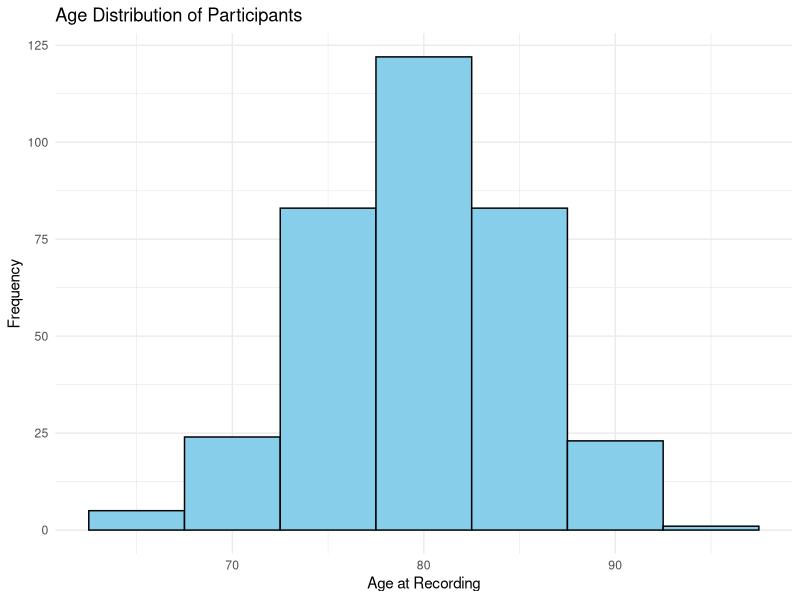
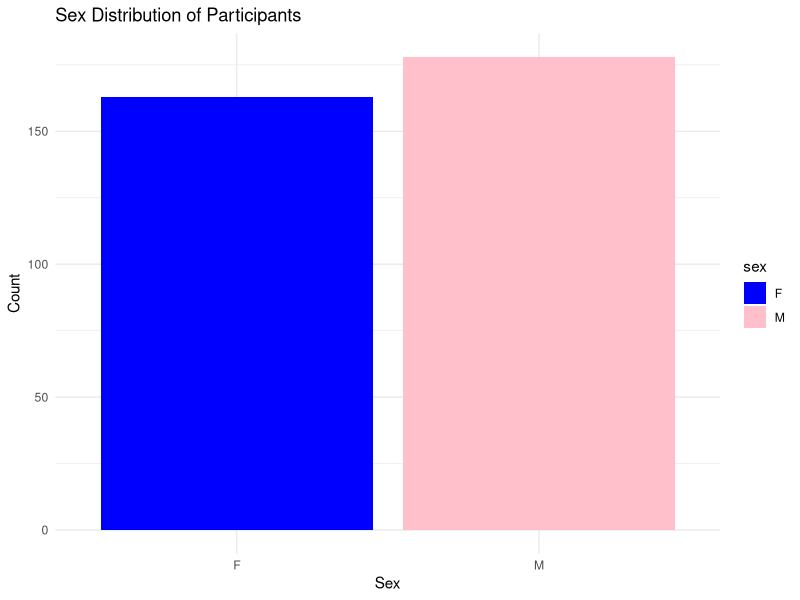
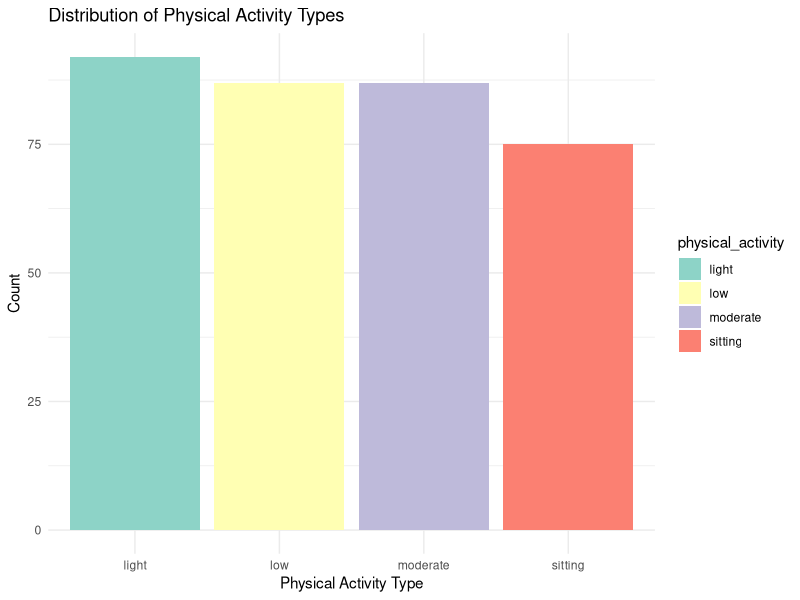
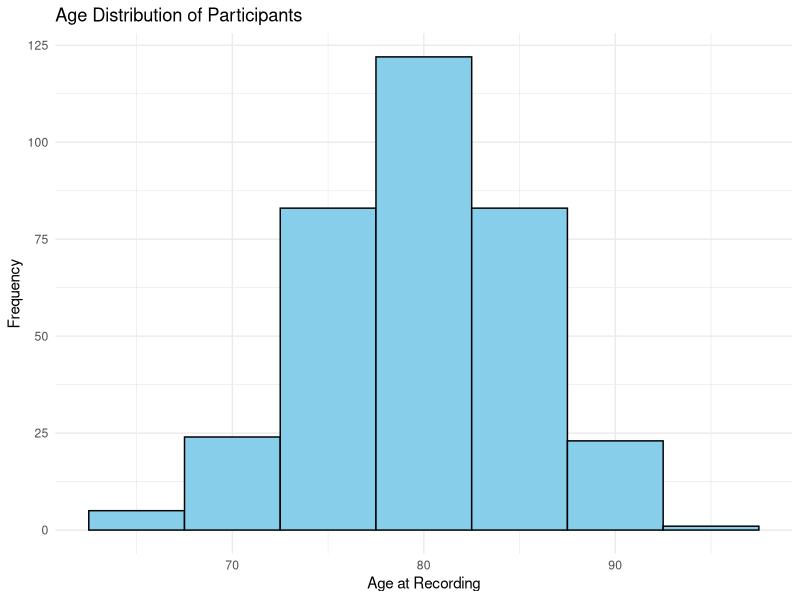

The R script that drew these images, in order: (Note: this script raises an error after producing the figures.)
## ---- chunk 1
knitr::opts_chunk$set(echo = TRUE, warning = FALSE, message = FALSE)
## ---- chunk 2
library(tidyverse)

#load data
carehome_data <- read.csv("carehomedata_assessment2024.csv")
head(carehome_data)

demographic_summary <- carehome_data %>%
  select(participant_id, sex, age_at_recording, BMI, carehome_id) %>%
  summary()

# # Print the summary table
# print(demographic_summary)

# Print the summary table
knitr::kable(demographic_summary, caption = "Summary of Demographic and Baseline Characteristics")

# Age Distribution Graph
ggplot(carehome_data, aes(x = age_at_recording)) +
  geom_histogram(binwidth = 5, fill = "skyblue", color = "black") +
  labs(title = "Age Distribution of Participants",
       x = "Age at Recording",
       y = "Frequency") +
  theme_minimal()

# Sex Distribution Graph
ggplot(carehome_data, aes(x = sex, fill = sex)) +
  geom_bar() +
  labs(title = "Sex Distribution of Participants",
       x = "Sex",
       y = "Count") +
  theme_minimal() +
  scale_fill_manual(values = c("blue", "pink"))

# Physical Activity Type Distribution
ggplot(carehome_data, aes(x = physical_activity, fill = physical_activity)) +
  geom_bar() +
  labs(title = "Distribution of Physical Activity Types",
       x = "Physical Activity Type",
       y = "Count") +
  theme_minimal() +
  scale_fill_brewer(palette = "Set3")


# Generate a graph for Age Distribution
age_distribution <- ggplot(carehome_data, aes(x = age_at_recording)) +
  geom_histogram(binwidth = 5, fill = "skyblue", color = "black") +
  labs(title = "Age Distribution of Participants",
       x = "Age at Recording",
       y = "Frequency") +
  theme_minimal()

# Print the graph
print(age_distribution)

# Conduct a t-test to compare BMI between the two care homes if applicable
t_test_results <- t.test(BMI ~ carehome_id, data = carehome_data)

# Print t-test results
print(t_test_results)


## ---- chunk 3
# Load necessary library
library(tidyverse)

# Read the dataset
carehome_data <- read.csv("carehomedata_assessment2024.csv")
cleaned_data <- na.omit(carehome_data[, c("carehome_id", "moderate_activity_duration")])


# Create a contingency table of care homes and physical activity types
table <- table(carehome_data$carehome_id, carehome_data$physical_activity)

# Perform Chi-Square Test
chi_test_result <- chisq.test(table)

# Print the results
print(chi_test_result)

# Assuming your dataset is named carehome_data
# Remove rows with missing values in either carehome_id or moderate_activity_duration

cleaned_data <- na.omit(carehome_data[, c("carehome_id", "moderate_activity_duration")])

# Now, create the table


# Assuming moderate_activity_duration is a categorical variable in your dataset
# Create a contingency table for care home and moderate activity duration
table_moderate_activity <- table(carehome_data$carehome_id, carehome_data$moderate_activity_duration)

# Perform the Chi-square test
chi_test_moderate_activity <- chisq.test(table_moderate_activity)

# Print the results
print(chi_test_moderate_activity)

length(carehome_data$moderate_activity)
